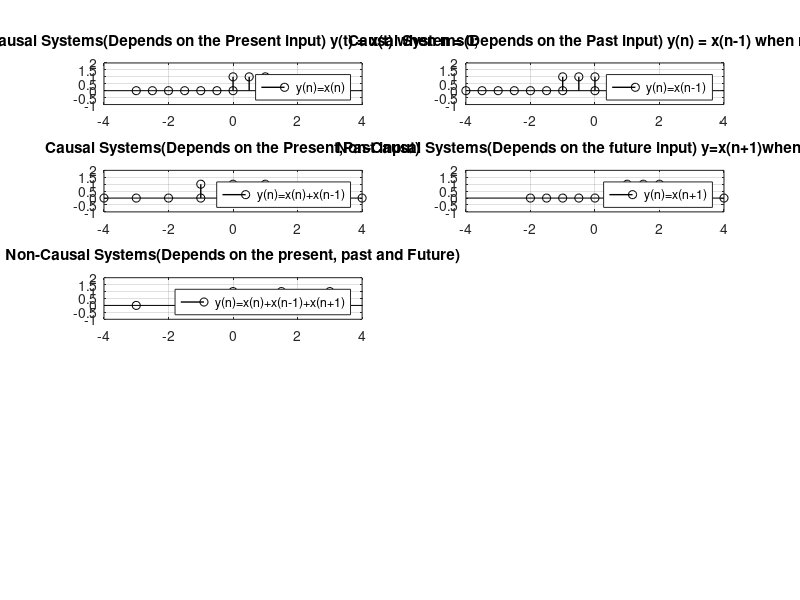

MATLAB code for this plot:
clc;
clear all;
t1 = -3:.5:0;
x1 = zeros(size(t1));
t2 = 0:.5:1;
x2 = ones(size(t2));
t3 = 1:.5:3;
x3 = zeros(size(t3));
t = [t1 t2 t3];
x = [x1 x2 x3];
subplot(521);
stem(t,x,'black','LineWidth',1);
title('Causal Systems(Depends on the Present input) y(t) = x(t) when n = 0;');
legend('y(n)=x(n)');
grid on;
xlim([-4 4]);
ylim([-1 2]);

subplot(522);
stem(t-1,x,'black','LineWidth',1);
title('Causal Systems(Depends on the Past input) y(n) = x(n-1) when n = -1;');
legend('y(n)=x(n-1)');
grid on;
xlim([-4 4]);
ylim([-1 2]);

subplot(523);
stem(t+t-1,x,'black','LineWidth',1);
title('Causal Systems(Depends on the Present,Past input)');
legend('y(n)=x(n)+x(n-1)');
grid on;
xlim([-4 4]);
ylim([-1 2]);


subplot(524);
stem(t+1,x,'black','LineWidth',1);
title('Non-Causal Systems(Depends on the future input) y=x(n+1)when n = +1;');
legend('y(n)=x(n+1)');
grid on;
xlim([-4 4]);
ylim([-1 2]);

subplot(525);
stem(t+t-1+t+1,x,'black','LineWidth',1);
title('Non-Causal Systems(Depends on the present, past and Future)');
legend('y(n)=x(n)+x(n-1)+x(n+1)');
grid on;
xlim([-4 4]);
ylim([-1 2]);